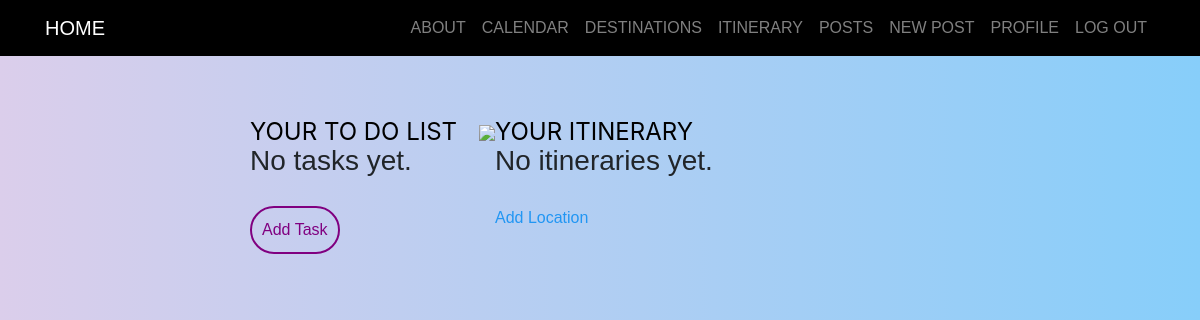
Page /task_list/ (signed in) on the earlier database version.
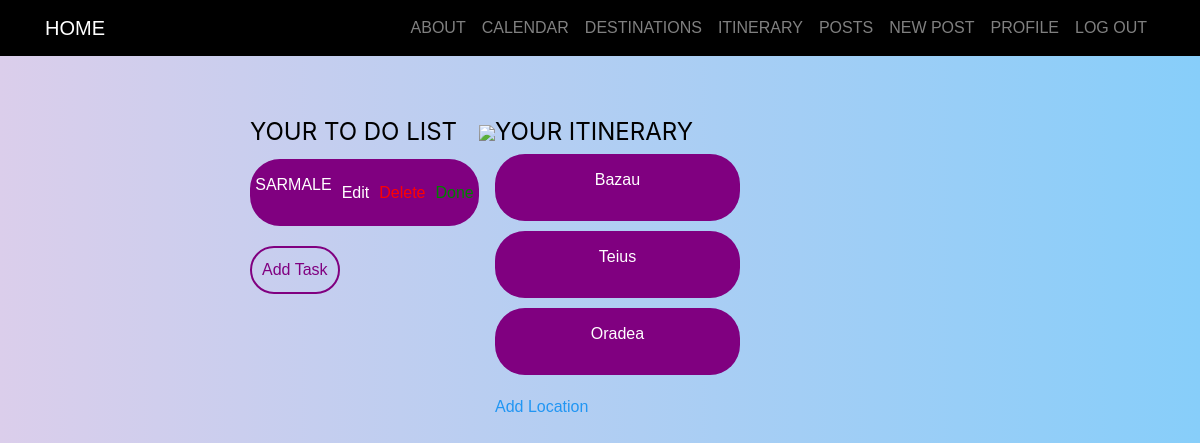
Same page on the later database version.
### users/models.py (models this page shows, shortened)
class Task(models.Model):
    user = models.ForeignKey(User, on_delete=models.CASCADE, null=True, blank=True)
    title = models.CharField(max_length=200)
    complete = models.BooleanField(default=False)
    create = models.DateTimeField(auto_now_add=True)
    class Meta:
        ordering = ['complete']

class Itinerary(models.Model):
    user = models.ForeignKey(User, on_delete=models.CASCADE, null=True, blank=True)
    title = models.CharField(max_length=200)

### users/views.py (the view)
# urls.py: path('task_list/', TaskListView.as_view(), name='task_list'),
class TaskListView(LoginRequiredMixin, ListView):
    model = Task
    template_name = 'users/task_list.html'
    context_object_name = 'tasks'
    def get_context_data(self, **kwargs):
        context = super().get_context_data(**kwargs)
        context['tasks'] = context['tasks'].filter(user=self.request.user)
        context['itinerary'] = Itinerary.objects.filter(user=self.request.user)
        return context

### users/templates/users/task_list.html (shortened to what this page needs)
{% extends "login/base.html" %}
{% block content %}
    <p>{{request.user}}</p>
    <div style="display: flex; justify-content: center; align-items: start; padding: 50px;margin-left:200px">
        <div style="width: 300px; height: 100px;">
            <div style="color: black; font-size: 24px; font-family: Inter; font-weight: 400; line-height: 24px; word-wrap: break-word">YOUR TO DO LIST</div>
            {% for task in tasks %}
                <div style="height: 67px; background: #800080; border-radius: 30px; display: flex; align-items: center; justify-content: center; margin-top: 15px;">
                    <p style="color: white;padding:5px">{{ task.title }}</p>
                    <a href="{% url 'users:task-update' pk=task.pk %}" style="color: white; text-decoration: none;padding:5px">Edit</a>
                    <form method="post" action="{% url 'users:task-delete' task.id %}">
                        <button type="submit" style="background-color: transparent; color: red; border: none; cursor: pointer;padding:5px">Delete</button>
                    </form>
                    <form method="post" action="{% url 'users:task-update' pk=task.pk %}" onsubmit="return confirm('Task marked as complete: {{ task.title }}')">
                    <form method="post" action="{% url 'users:task-update' pk=task.pk %}">
                        <button type="submit" style="background-color: transparent; color: green; border: none; cursor: pointer;padding:5px">Done</button>
                    </form>
                </div>
            {% empty %}
                <h3>No tasks yet.</h3>
            {% endfor %}
            <a href="{% url 'users:task-create' %}" style="display: inline-block; margin-top: 20px; color: #800080; text-decoration: none; border: 2px solid purple; padding: 10px; border-radius: 30px;">Add Task</a>
        </div>
        <div>
            <img src="https://png.pngtree.com/png-clipart/20230511/ourmid/pngtree-isolated-cat-on-white-background-png-image_7094927.png"/>
        </div>
        <div style="width: 321px; height: 437px;">
            <div style="color: black; font-size: 24px; font-family: Inter; font-weight: 400; line-height: 24px; word-wrap: break-word">YOUR ITINERARY</div>
            {% for item in itinerary %}
                <div style="height: 67px; background: #800080; border-radius: 30px; display: flex; align-items: center; justify-content: center; margin-top: 10px;">
                    <p style="color: white;">{{ item.title }}</p>
                </div>
            {% empty %}
                <h3>No itineraries yet.</h3>
            {% endfor %}
            <a href="{% url 'users:itinerary-create' %}" style="display: inline-block; margin-top: 20px; color: #2196F3; text-decoration: none;">Add Location</a>
        </div>
    </div>
{% endblock content%}

Differences in the rows shown:
added Task: title "SARMALE"
added Itinerary: title "Bazau"
added Itinerary: title "Teius"
added Itinerary: title "Oradea"
Other differences:
text no longer shown: "No tasks yet. No itineraries yet."
